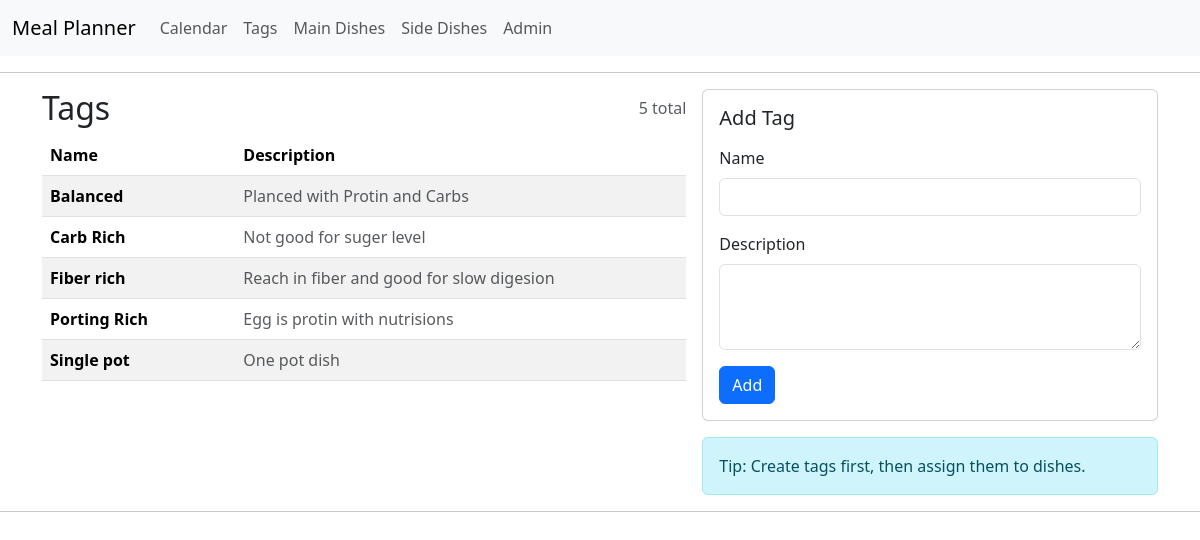
The app's page /mp/tags/, older data.
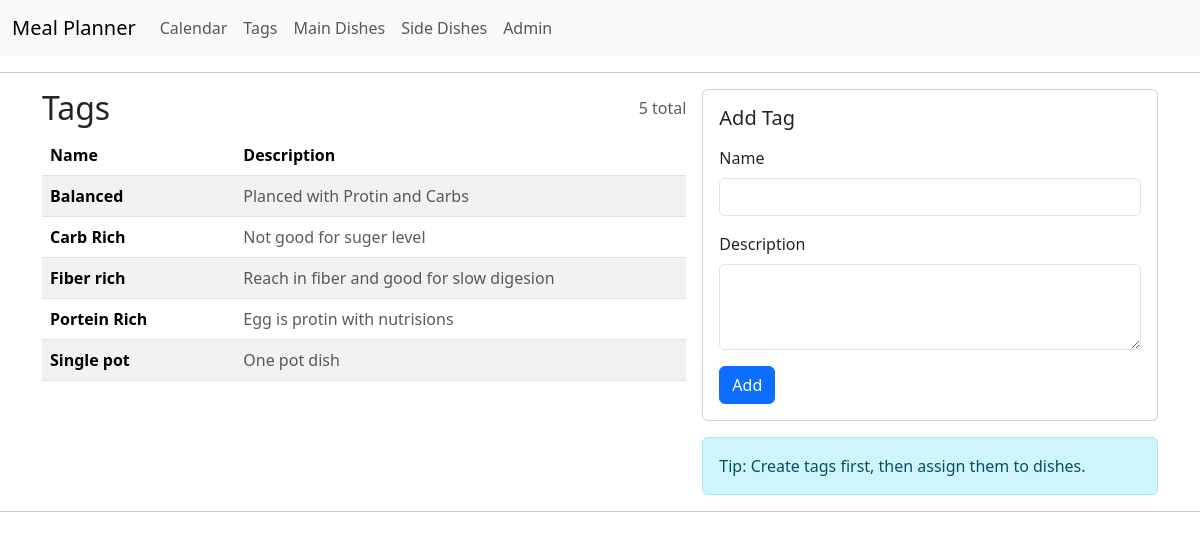
The same page, newer data.
### meal_planner/models.py (models this page shows, shortened)
class Tag(models.Model):
    id = models.AutoField(primary_key=True)
    name = models.CharField(max_length=50)
    description = models.TextField()

### meal_planner/views.py (the view)
# urls.py: path('tags/', views.tags_view, name='tags'),
def tags_view(request):
    from .forms import TagForm
    from .models import Tag
    if request.method == "POST":
        form = TagForm(request.POST)
        if form.is_valid():
            form.save()
            return redirect("tags")
    else:
        form = TagForm()
    tags = Tag.objects.order_by("name")
    return render(
        request,
        "meal_planner/tags.html",
        {
            "tags": tags,
            "form": form,
        },
    )

### meal_planner/forms.py
class TagForm(forms.ModelForm):
    class Meta:
        model = Tag
        fields = ["name", "description"]
        widgets = {
            "name": forms.TextInput(attrs={"class": "form-control"}),
            "description": forms.Textarea(
                attrs={"class": "form-control", "rows": 3}
            ),
        }

### meal_planner/templates/meal_planner/tags.html (shortened to what this page needs)
{% extends 'meal_planner/main.html' %}
{% block content %}
<div class="row g-3">
  <div class="col-12 col-lg-7">
    <div class="d-flex align-items-center justify-content-between mb-2">
      <h2 class="m-0">Tags</h2>
      <span class="text-muted">{{ tags|length }} total</span>
    </div>
    <div class="table-responsive">
      <table class="table table-striped align-middle">
        <thead>
          <tr>
            <th style="width: 30%">Name</th>
            <th>Description</th>
          </tr>
        </thead>
        <tbody>
          {% for tag in tags %}
            <tr>
              <td class="fw-semibold">{{ tag.name }}</td>
              <td class="text-muted">{{ tag.description }}</td>
            </tr>
          {% empty %}
            <tr>
              <td colspan="2" class="text-muted">No tags yet.</td>
            </tr>
          {% endfor %}
        </tbody>
      </table>
    </div>
  </div>
  <div class="col-12 col-lg-5">
    <div class="card">
      <div class="card-body">
        <h5 class="card-title">Add Tag</h5>
        <form method="post" class="mt-3">
          <div class="mb-3">
            <label class="form-label">Name</label>
            {{ form.name }}
          </div>
          <div class="mb-3">
            <label class="form-label">Description</label>
            {{ form.description }}
          </div>
          <button class="btn btn-primary" type="submit">Add</button>
        </form>
      </div>
    </div>
    <div class="alert alert-info mt-3 mb-0">
      Tip: Create tags first, then assign them to dishes.
    </div>
  </div>
</div>
{% endblock %}

Row changes from the older to the newer data that the page shows:
changed Tag "Egg is protin with nutrisions": name "Porting Rich" → "Portein Rich"
